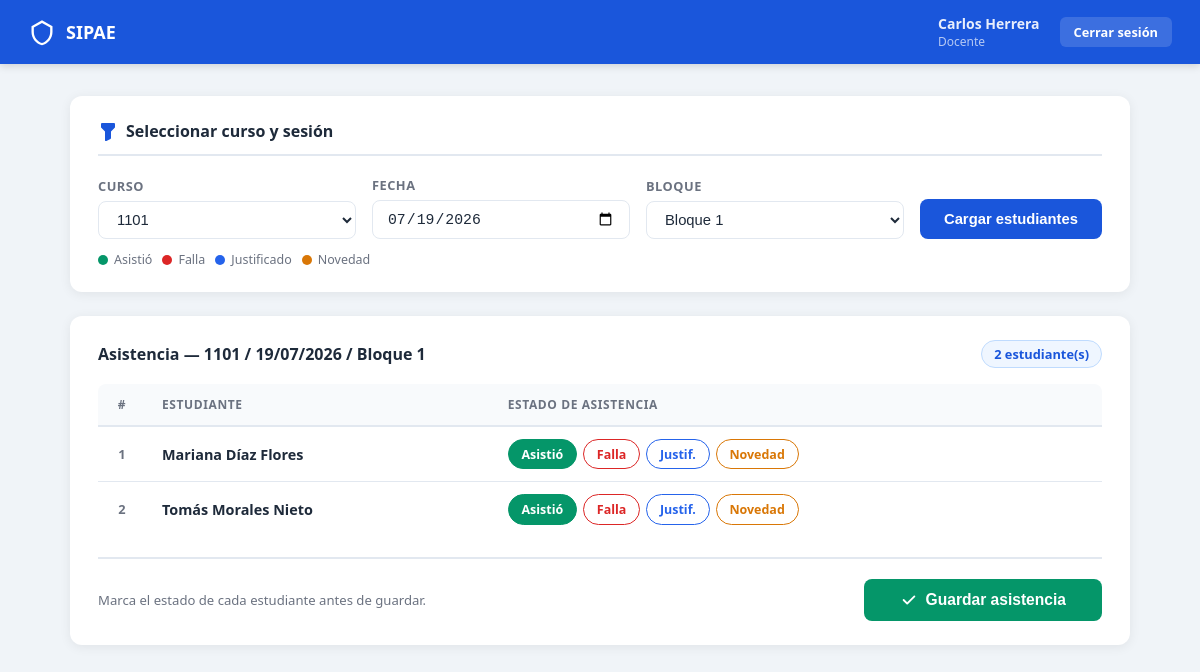
The app's page /dashboard_docente.php?curso=1101 (signed in) with its own data.
### tables this page shows
CREATE TABLE IF NOT EXISTS estudiantes (

     
    id                       INT UNSIGNED  NOT NULL AUTO_INCREMENT,

     
    nombre                   VARCHAR(120)  NOT NULL,

     
     
    curso                    VARCHAR(30)   NOT NULL COMMENT 'Ej: 601, 1101, Primero A',

     
    nombre_acudiente         VARCHAR(120)  NOT NULL,

     
    parentesco_acudiente     VARCHAR(30)   NOT NULL,

     
    whatsapp_acudiente       VARCHAR(20)   NOT NULL,

     
    correo_acudiente         VARCHAR(150)  NOT NULL,

     
    activo                   TINYINT(1)   NOT NULL DEFAULT 1,

     
    creado_en                TIMESTAMP    NOT NULL DEFAULT CURRENT_TIMESTAMP,

    CONSTRAINT pk_estudiantes PRIMARY KEY (id)

);

### dashboard_docente.php (the view, shortened to what this page needs)
<?php
$pdo = obtenerConexion();
$stmtCursos = $pdo->query(
    'SELECT DISTINCT curso FROM estudiantes WHERE activo = 1 ORDER BY curso ASC'
);
$cursos = $stmtCursos->fetchAll(PDO::FETCH_COLUMN);
$cursoSel  = trim($_GET['curso']  ?? '');
$fechaSel  = $_GET['fecha']  ?? date('Y-m-d');
$bloqueSel = max(1, min(8, (int)($_GET['bloque'] ?? 1)));
$estudiantes        = [];
$asistenciaExistente = [];
if ($cursoSel !== '') {
    $stmtEst = $pdo->prepare(
        'SELECT id, nombre FROM estudiantes
          WHERE curso = :curso AND activo = 1
          ORDER BY nombre ASC'
    );
    $stmtEst->execute([':curso' => $cursoSel]);
    $estudiantes = $stmtEst->fetchAll();
}
$estados = [
    ['valor' => 'asistió',    'etiqueta' => 'Asistió',    'clase' => 'est-asistio'],
    ['valor' => 'falla',      'etiqueta' => 'Falla',       'clase' => 'est-falla'],
    ['valor' => 'justificado','etiqueta' => 'Justif.',     'clase' => 'est-justificado'],
    ['valor' => 'novedad',    'etiqueta' => 'Novedad',     'clase' => 'est-novedad'],
];
?>
<!DOCTYPE html>
<html lang="es">
<head>
</head>
<body>
<nav class="navbar">
    <a href="dashboard_docente.php" class="navbar__marca">
        <svg viewBox="0 0 24 24" xmlns="http://www.w3.org/2000/svg" aria-hidden="true">
            <path d="M12 2L3 7v5c0 5.25 3.75 10.15 9 11.25C17.25 22.15 21 17.25 21 12V7L12 2zm0 2.18l7 3.89V12c0 4.35-3.1 8.4-7 9.43C8.1 20.4 5 16.35 5 12V8.07l7-3.89z"/>
        </svg>
        SIPAE
    </a>
    <div class="navbar__usuario">
        <div>
            <div class="navbar__nombre">
                <?= htmlspecialchars($_SESSION['nombre'], ENT_QUOTES, 'UTF-8') ?>
            </div>
            <div class="navbar__rol">Docente</div>
        </div>
        <a href="?logout=1" class="navbar__logout">Cerrar sesión</a>
    </div>
</nav>
<main class="contenedor">
    <div class="card">
        <h2 class="card__titulo">
            <svg viewBox="0 0 20 20"><path fill-rule="evenodd" d="M3 3a1 1 0 011-1h12a1 1 0 011 1v3a1 1 0 01-.293.707L13 10.414V17a1 1 0 01-.553.894l-4 2A1 1 0 017 19v-8.586L3.293 6.707A1 1 0 013 6V3z" clip-rule="evenodd"/></svg>
            Seleccionar curso y sesión
        </h2>
        <form method="get" action="dashboard_docente.php">
            <div class="filtros">
                <div class="filtro__grupo">
                    <label class="filtro__label" for="curso">Curso</label>
                    <select class="filtro__select" id="curso" name="curso" required>
                        <?php foreach ($cursos as $c): ?>
                            <option value="<?= htmlspecialchars($c, ENT_QUOTES, 'UTF-8') ?>"
                                <?= ($c === $cursoSel) ? 'selected' : '' ?>>
                                <?= htmlspecialchars($c, ENT_QUOTES, 'UTF-8') ?>
                            </option>
                        <?php endforeach; ?>
                    </select>
                </div>
                <div class="filtro__grupo">
                    <label class="filtro__label" for="fecha">Fecha</label>
                    <input
                        class="filtro__input"
                        type="date"
                        id="fecha"
                        name="fecha"
                        value="<?= htmlspecialchars($fechaSel, ENT_QUOTES, 'UTF-8') ?>"
                        max="<?= date('Y-m-d') ?>"
                        required
                    >
                </div>
                <div class="filtro__grupo">
                    <label class="filtro__label" for="bloque">Bloque</label>
                    <select class="filtro__select" id="bloque" name="bloque">
                        <?php for ($b = 1; $b <= 8; $b++): ?>
                            <option value="<?= $b ?>" <?= ($b === $bloqueSel) ? 'selected' : '' ?>>
                                Bloque <?= $b ?>
                            </option>
                        <?php endfor; ?>
                    </select>
                </div>
                <button class="btn-cargar" type="submit">Cargar estudiantes</button>
            </div>
        </form>
        <div class="leyenda">
            <span class="leyenda__item"><span class="leyenda__dot dot-asistio"></span>Asistió</span>
            <span class="leyenda__item"><span class="leyenda__dot dot-falla"></span>Falla</span>
            <span class="leyenda__item"><span class="leyenda__dot dot-justif"></span>Justificado</span>
            <span class="leyenda__item"><span class="leyenda__dot dot-novedad"></span>Novedad</span>
        </div>
    </div>
    <?php if ($cursoSel !== ''): ?>
        <div class="card">
            <div class="seccion-header">
                <h2>
                    Asistencia —
                    <?= htmlspecialchars($cursoSel, ENT_QUOTES, 'UTF-8') ?> /
                    <?= htmlspecialchars(date('d/m/Y', strtotime($fechaSel)), ENT_QUOTES, 'UTF-8') ?> /
                    Bloque <?= $bloqueSel ?>
                </h2>
                <?php if (!empty($estudiantes)): ?>
                    <span class="badge"><?= count($estudiantes) ?> estudiante(s)</span>
                <?php endif; ?>
            </div>
            <?php if (empty($estudiantes)): ?>
                <div class="vacio">
                    <svg viewBox="0 0 24 24"><path d="M12 12c2.7 0 4.8-2.1 4.8-4.8S14.7 2.4 12 2.4 7.2 4.5 7.2 7.2 9.3 12 12 12zm0 2.4c-3.2 0-9.6 1.6-9.6 4.8v2.4h19.2v-2.4c0-3.2-6.4-4.8-9.6-4.8z"/></svg>
                    <p>No se encontraron estudiantes activos en el curso <strong><?= htmlspecialchars($cursoSel, ENT_QUOTES, 'UTF-8') ?></strong>.</p>
                </div>
            <?php else: ?>
                <form id="form-asistencia" method="post" action="procesar_asistencia.php">
                    <div class="tabla-wrapper">
                        <table>
                            <thead>
                                <tr>
                                    <th>#</th>
                                    <th>Estudiante</th>
                                    <th>Estado de asistencia</th>
                                </tr>
                            </thead>
                            <tbody>
                                <?php foreach ($estudiantes as $i => $est):
                                    $id = (int)$est['id'];
                                ?>
                                <tr>
                                    <td class="num"><?= $i + 1 ?></td>
                                    <td class="nombre">
                                        <?= htmlspecialchars($est['nombre'], ENT_QUOTES, 'UTF-8') ?>
                                    </td>
                                    <td>
                                        <div class="radio-grupo" role="group"
                                             aria-label="Estado de <?= htmlspecialchars($est['nombre'], ENT_QUOTES, 'UTF-8') ?>">
                                            <?php foreach ($estados as $est_op):
                                                $inputId = 'est_' . $id . '_' . $est_op['valor'];
                                            ?>
                                                <label
                                                    for="<?= $inputId ?>"
                                                    class="<?= $est_op['clase'] ?>"
                                                >
                                                    <?= $est_op['etiqueta'] ?>
                                                </label>
                                            <?php endforeach; ?>
                                        </div>
                                    </td>
                                </tr>
                                <?php endforeach; ?>
                            </tbody>
                        </table>
                    </div>
                    <div class="form-footer">
                        <p class="form-footer__nota">
                            <?php if (!empty($asistenciaExistente)): ?>
                                ⚠️ Ya existe un registro para esta sesión. Guardar sobreescribirá los datos anteriores.
                            <?php else: ?>
                                Marca el estado de cada estudiante antes de guardar.
                            <?php endif; ?>
                        </p>
                        <button class="btn-guardar" type="submit">
                            <svg viewBox="0 0 20 20"><path fill-rule="evenodd" d="M16.707 5.293a1 1 0 010 1.414l-8 8a1 1 0 01-1.414 0l-4-4a1 1 0 011.414-1.414L8 12.586l7.293-7.293a1 1 0 011.414 0z" clip-rule="evenodd"/></svg>
                            Guardar asistencia
                        </button>
                    </div>
                </form>
            <?php endif; ?>
        </div>
    <?php endif; ?>
</main>
</body>
</html>

### records on screen
estudiantes: nombre "Mariana Díaz Flores", etiqueta "Asistió", etiqueta "Falla", etiqueta "Justif.", etiqueta "Novedad"
estudiantes: nombre "Tomás Morales Nieto", etiqueta "Asistió", etiqueta "Falla", etiqueta "Justif.", etiqueta "Novedad"

### other values on screen
$_SESSION['nombre'] "Carlos Herrera"
$cursoSel "1101"
count($estudiantes) "2"
form field curso "1101"
